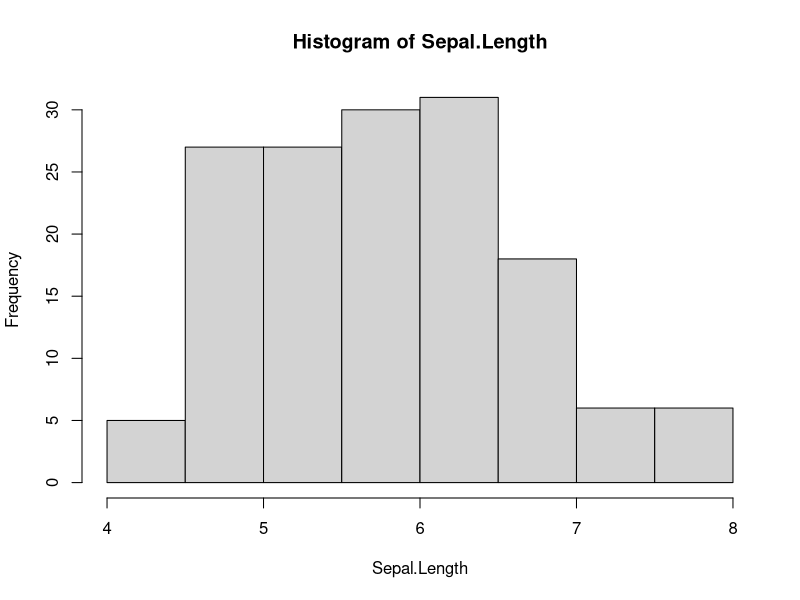
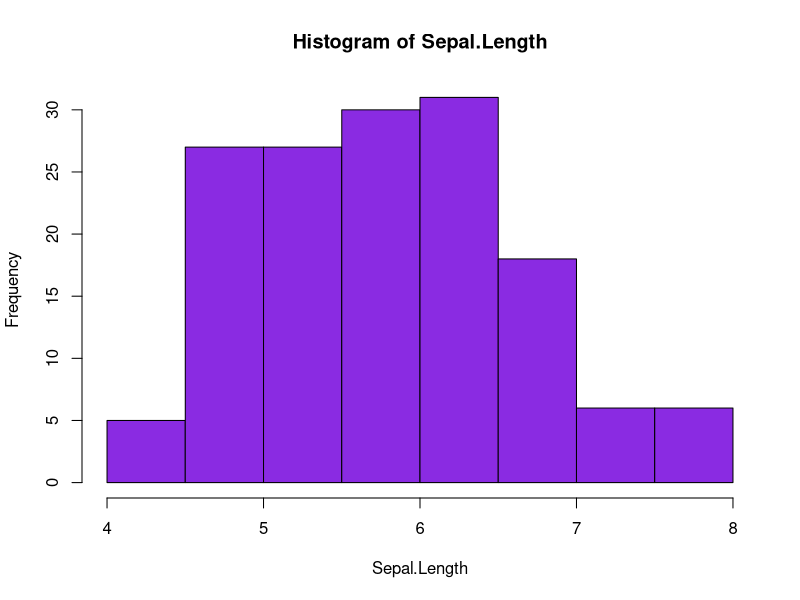
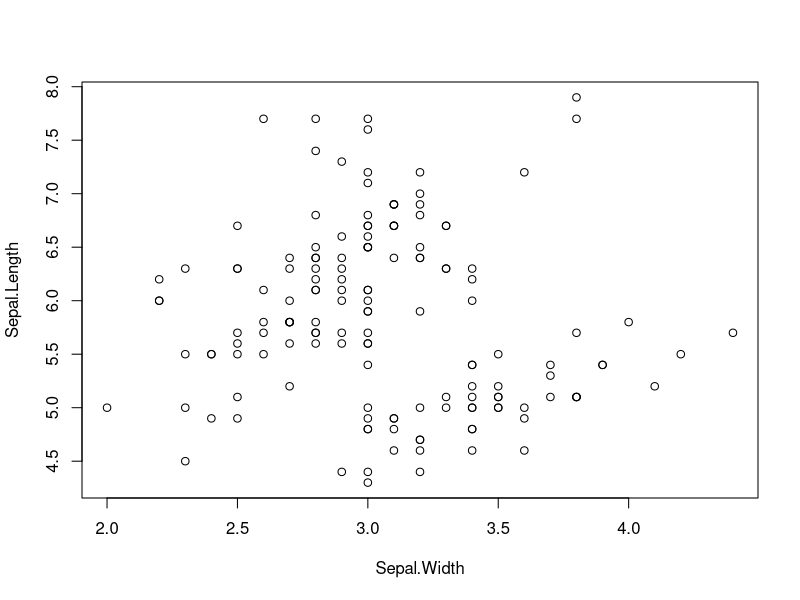
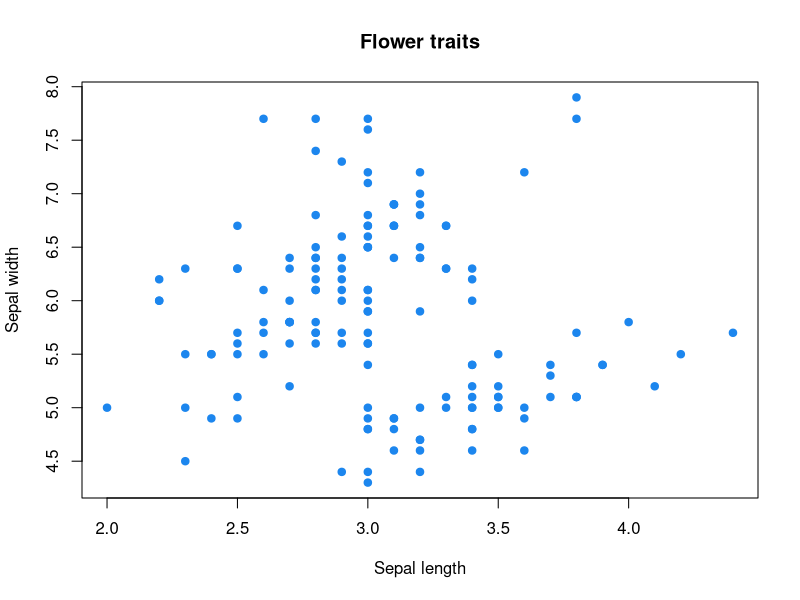
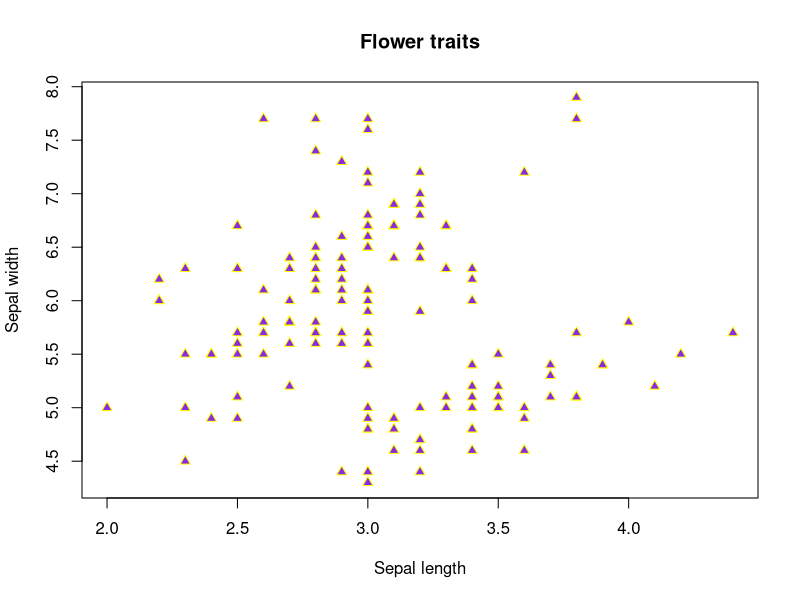
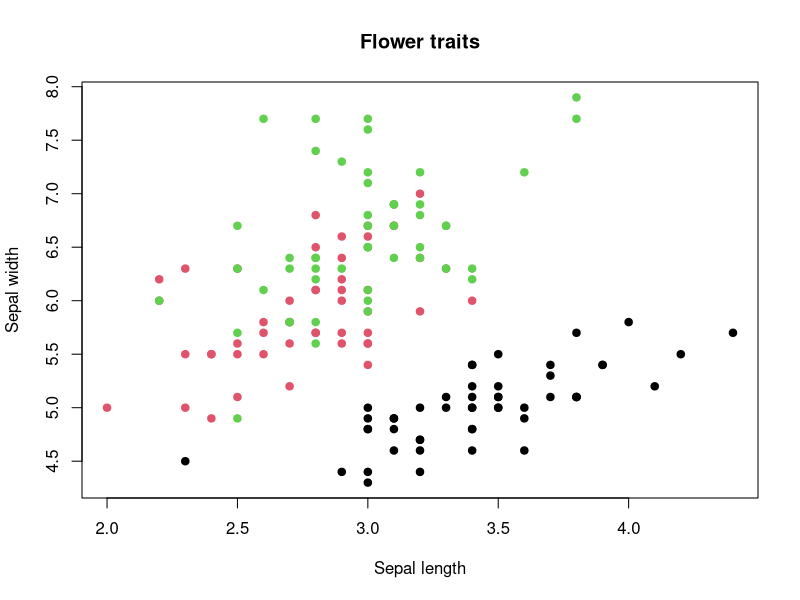
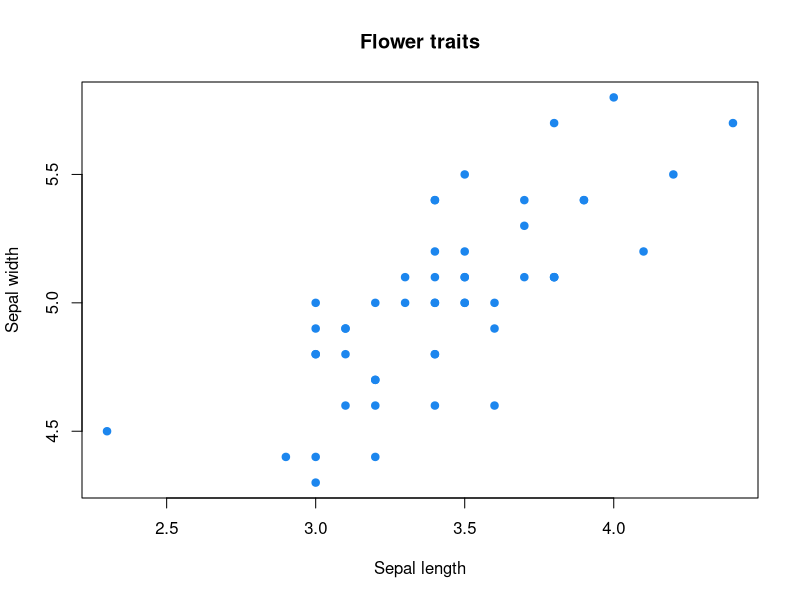
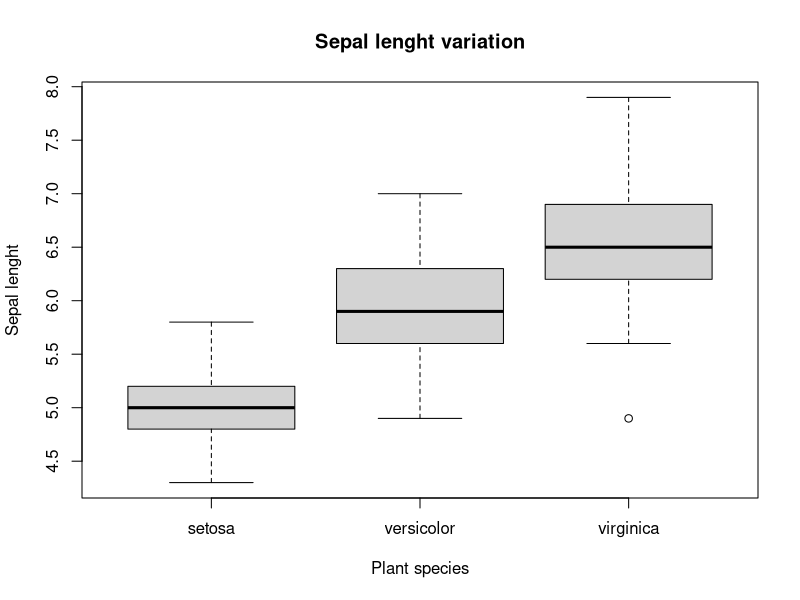

Source code (R) for these figures, in order:
## ---- chunk 1
knitr::opts_chunk$set(
	echo = TRUE,
	message = FALSE,
	warning = FALSE
)
## ---- chunk 2
data(iris)
attach(iris)
names(iris)
## ---- chunk 3
head(iris)
## ---- chunk 4
#Examining variable levels
levels(Species)

#Creating an object to quantify how many levels do we have
spp<-levels(Species)
length(spp)
## ---- chunk 5
hist(Sepal.Length)
## ---- chunk 6
hist(Sepal.Length, col="blueviolet")
## ---- chunk 7
plot(Sepal.Length~Sepal.Width)
## ---- chunk 8
plot(Sepal.Length~Sepal.Width, main="Flower traits", xlab="Sepal length", ylab="Sepal width", col="dodgerblue2", pch=19)
#Changing shape and border color
plot(Sepal.Length~Sepal.Width, main="Flower traits", xlab="Sepal length", ylab="Sepal width", col="yellow", bg="blueviolet", pch=24)
#Coloring each species with a different color
plot(Sepal.Length~Sepal.Width, main="Flower traits", xlab="Sepal length", ylab="Sepal width", col=iris$Species, pch=19)
## ---- chunk 9
#Subsetting data
dataS<-subset(iris, Species=="setosa")
#And making the plot:
plot(Sepal.Length~Sepal.Width, main="Flower traits", xlab="Sepal length", ylab="Sepal width", col="dodgerblue2", pch=19, data=dataS)
## ---- chunk 10
boxplot(Sepal.Length~Species, main="Sepal lenght variation", xlab="Plant species", ylab="Sepal lenght")
boxplot(Sepal.Width~Species, main="Sepal width variation", xlab="Plant species", ylab="Sepal width")
boxplot(Petal.Length~Species, main="Petal lenght variation", xlab="Plant species", ylab="Petal lenght")
boxplot(Petal.Width~Species, main="Petal width variation", xlab="Plant species", ylab="Petal width")
## ---- chunk 11
par(mfrow=c(2,2))
boxplot(Sepal.Length~Species, main="Sepal lenght variation", xlab="Plant species", ylab="Sepal lenght")
boxplot(Sepal.Width~Species, main="Sepal width variation", xlab="Plant species", ylab="Sepal width")
boxplot(Petal.Length~Species, main="Petal lenght variation", xlab="Plant species", ylab="Petal lenght")
boxplot(Petal.Width~Species, main="Petal width variation", xlab="Plant species", ylab="Petal width")
par(mfrow=c(1,1))
## ---- chunk 12
x<-rnorm(500)
y<-rnorm(500)
## ---- chunk 13
hist(x, col="cornflowerblue")
hist(y, col="coral")
## ---- chunk 14
plot(x,y, pch=19, col="firebrick2")
## ---- chunk 15
#Y tambien podemos hacer operaciones matematicas con las variables:
ylog<-log(y)
plot(x,ylog, pch=19, col="forestgreen")
## ---- chunk 16
xs<-x*3.1416
plot(xs,y, pch=19, col="darkslateblue")
## ---- chunk 17
sessionInfo()
